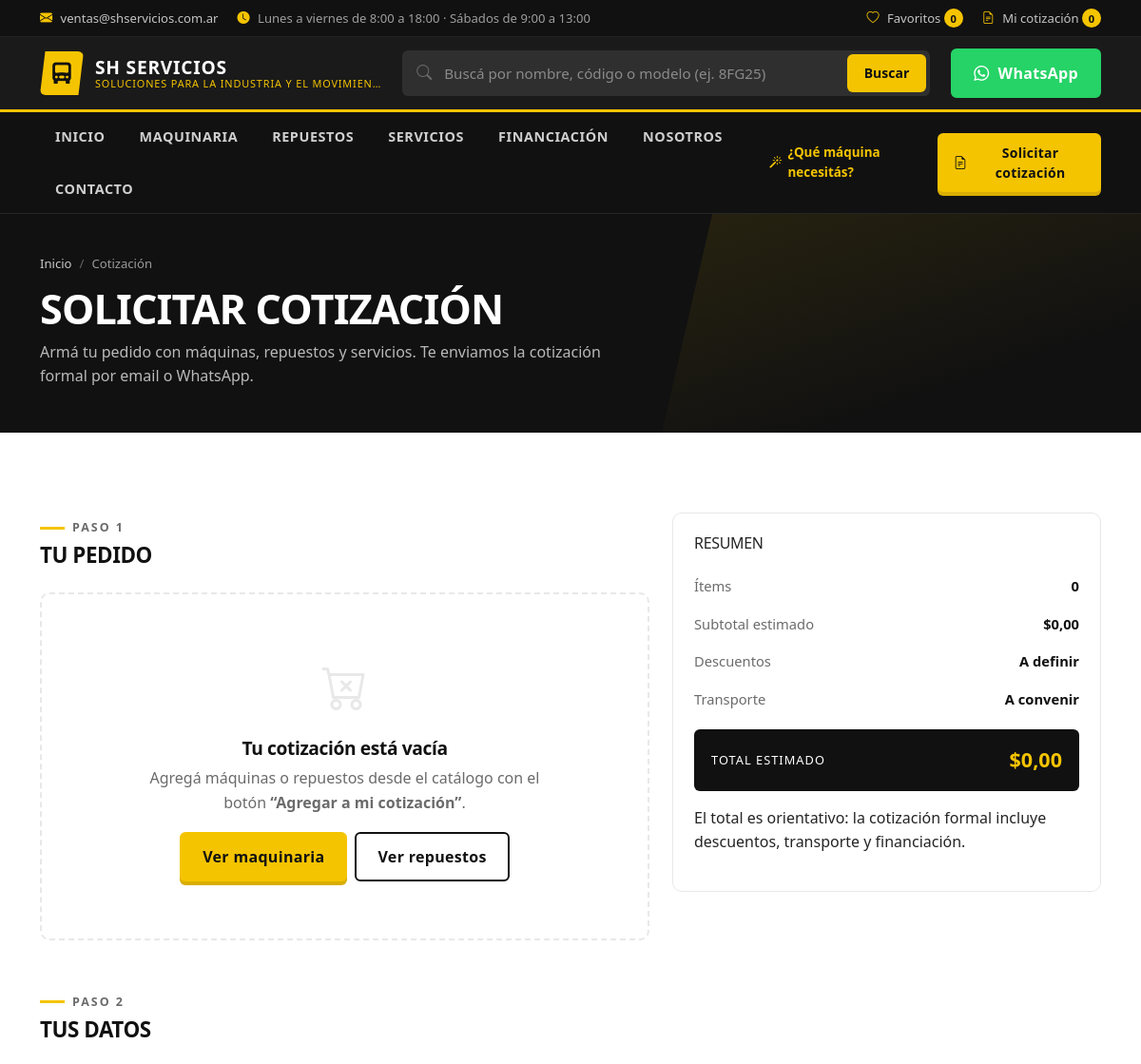
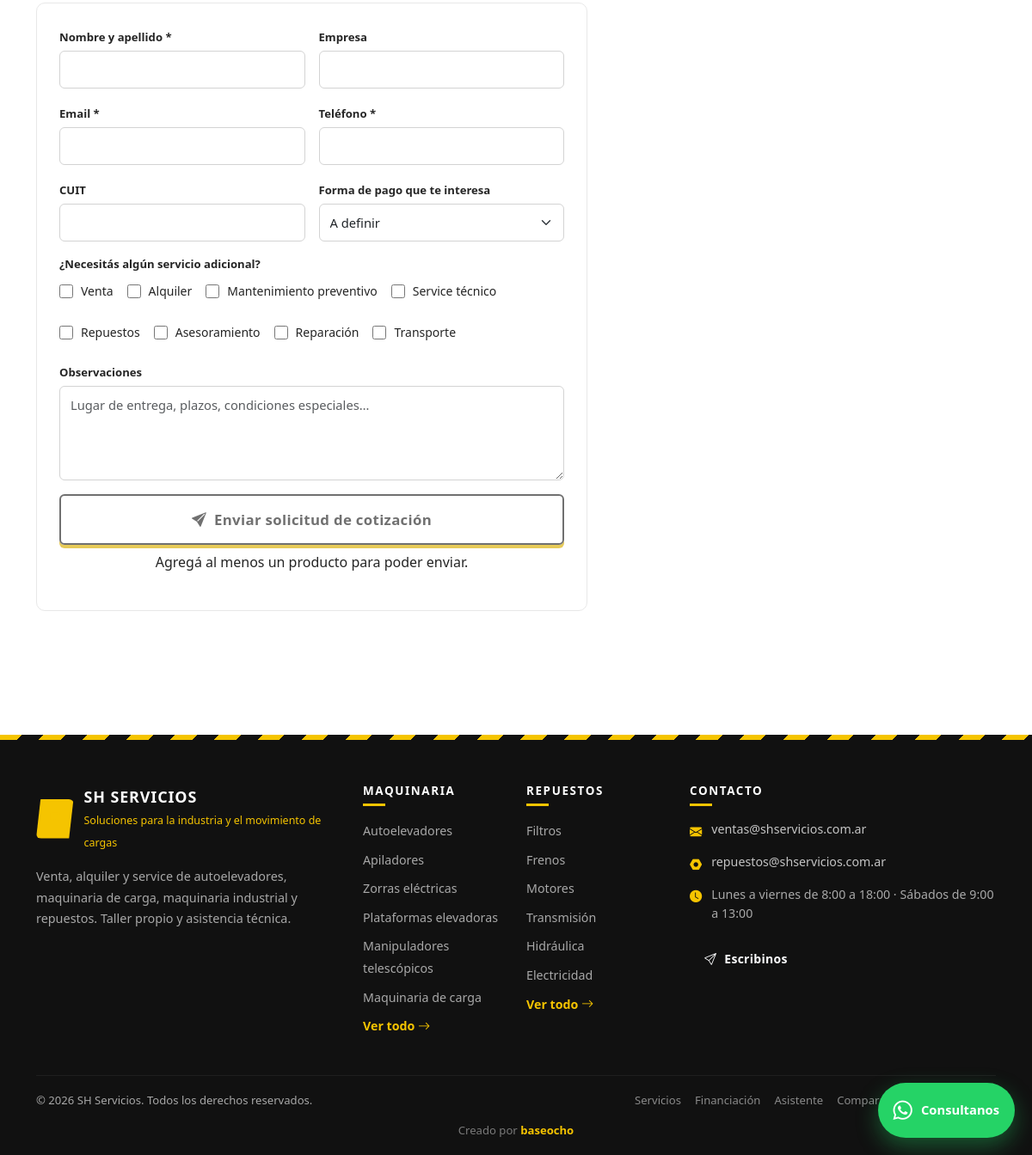
The page /cotizador on the database its author committed (2 pictures, top to bottom).
### tables this page shows
CREATE TABLE `services` (
  `id`                INT UNSIGNED NOT NULL AUTO_INCREMENT,
  `title`             VARCHAR(160) NOT NULL,
  `slug`              VARCHAR(180) NOT NULL,
  `icon`              VARCHAR(60)  DEFAULT NULL,
  `image`             VARCHAR(255) DEFAULT NULL,
  `short_description` VARCHAR(300) DEFAULT NULL,
  `description`       MEDIUMTEXT   DEFAULT NULL,
  `bullets`           TEXT         DEFAULT NULL COMMENT 'JSON array de características',
  `featured`          TINYINT(1)   NOT NULL DEFAULT 0,
  `sort_order`        SMALLINT     NOT NULL DEFAULT 0,
  `active`            TINYINT(1)   NOT NULL DEFAULT 1,
  `created_at`        DATETIME     NOT NULL DEFAULT CURRENT_TIMESTAMP,
  `updated_at`        DATETIME     NOT NULL DEFAULT CURRENT_TIMESTAMP ON UPDATE CURRENT_TIMESTAMP,
  PRIMARY KEY (`id`),
  UNIQUE KEY `uq_services_slug` (`slug`)
);

CREATE TABLE `categories` (
  `id`          INT UNSIGNED NOT NULL AUTO_INCREMENT,
  `parent_id`   INT UNSIGNED DEFAULT NULL,
  `type`        ENUM('machine','spare_part','service') NOT NULL DEFAULT 'machine',
  `name`        VARCHAR(120) NOT NULL,
  `slug`        VARCHAR(140) NOT NULL,
  `description` TEXT         DEFAULT NULL,
  `icon`        VARCHAR(60)  DEFAULT NULL,
  `image`       VARCHAR(255) DEFAULT NULL,
  `meta_title`       VARCHAR(180) DEFAULT NULL,
  `meta_description` VARCHAR(300) DEFAULT NULL,
  `sort_order`  SMALLINT     NOT NULL DEFAULT 0,
  `featured`    TINYINT(1)   NOT NULL DEFAULT 0,
  `active`      TINYINT(1)   NOT NULL DEFAULT 1,
  `created_at`  DATETIME     NOT NULL DEFAULT CURRENT_TIMESTAMP,
  `updated_at`  DATETIME     NOT NULL DEFAULT CURRENT_TIMESTAMP ON UPDATE CURRENT_TIMESTAMP,
  PRIMARY KEY (`id`),
  UNIQUE KEY `uq_categories_slug_type` (`slug`,`type`),
  KEY `ix_categories_parent` (`parent_id`),
  KEY `ix_categories_type_active` (`type`,`active`),
  CONSTRAINT `fk_categories_parent` FOREIGN KEY (`parent_id`) REFERENCES `categories` (`id`) ON DELETE SET NULL
);

### app/views/quotes/index.php (the view, shortened to what the rows shown need)
<section class="page-hero">
    <div class="container page-hero__inner">
        <nav class="breadcrumbs"><a href="<?= url() ?>">Inicio</a><span>Cotización</span></nav>
        <h1>Solicitar cotización</h1>
        <p>Armá tu pedido con máquinas, repuestos y servicios. Te enviamos la cotización formal por email o WhatsApp.</p>
    </div>
</section>
<section class="section">
    <div class="container">
        <div class="row g-4">
            <div class="col-lg-7">
                <div class="section-head mb-3">
                    <div>
                        <span class="eyebrow">Paso 1</span>
                        <h2 class="section-title" style="font-size:1.4rem">Tu pedido</h2>
                    </div>
                </div>
                <?php if (empty($items)): ?>
                    <div class="empty-state">
                        <i class="bi bi-cart-x"></i>
                        <h3>Tu cotización está vacía</h3>
                        <p>Agregá máquinas o repuestos desde el catálogo con el botón <strong>“Agregar a mi cotización”</strong>.</p>
                        <div class="d-flex flex-wrap gap-2 justify-content-center">
                            <a href="<?= url('maquinaria') ?>" class="btn btn-accent">Ver maquinaria</a>
                            <a href="<?= url('repuestos') ?>" class="btn btn-outline-accent">Ver repuestos</a>
                        </div>
                    </div>
                <?php endif; ?>
                <div class="section-head mt-5 mb-3">
                    <div>
                        <span class="eyebrow">Paso 2</span>
                        <h2 class="section-title" style="font-size:1.4rem">Tus datos</h2>
                    </div>
                </div>
                <div class="contact-card">
                    <form method="post" action="<?= url('cotizador') ?>" class="row g-3" novalidate>
                        <div class="col-md-6">
                            <label class="form-label" for="q-nombre">Nombre y apellido *</label>
                            <input type="text" class="form-control <?= isset($errors['nombre']) ? 'is-invalid' : '' ?>"
                                   id="q-nombre" name="nombre" required maxlength="160" value="<?= e(old('nombre')) ?>">
                        </div>
                        <div class="col-md-6">
                            <label class="form-label" for="q-empresa">Empresa</label>
                            <input type="text" class="form-control" id="q-empresa" name="empresa" maxlength="160" value="<?= e(old('empresa')) ?>">
                        </div>
                        <div class="col-md-6">
                            <label class="form-label" for="q-email">Email *</label>
                            <input type="email" class="form-control <?= isset($errors['email']) ? 'is-invalid' : '' ?>"
                                   id="q-email" name="email" required maxlength="160" value="<?= e(old('email')) ?>">
                        </div>
                        <div class="col-md-6">
                            <label class="form-label" for="q-telefono">Teléfono *</label>
                            <input type="tel" class="form-control <?= isset($errors['telefono']) ? 'is-invalid' : '' ?>"
                                   id="q-telefono" name="telefono" required maxlength="40" value="<?= e(old('telefono')) ?>">
                        </div>
                        <div class="col-md-6">
                            <label class="form-label" for="q-cuit">CUIT</label>
                            <input type="text" class="form-control" id="q-cuit" name="cuit" maxlength="40" value="<?= e(old('cuit')) ?>">
                        </div>
                        <?php if (!empty($options)): ?>
                            <div class="col-md-6">
                                <label class="form-label" for="q-financiacion">Forma de pago que te interesa</label>
                                <select class="form-select" id="q-financiacion" name="financiacion">
                                    <option value="">A definir</option>
                                </select>
                            </div>
                        <?php endif; ?>
                        <div class="col-12">
                            <label class="form-label d-block">¿Necesitás algún servicio adicional?</label>
                            <div class="d-flex flex-wrap gap-3">
                                <?php foreach (array_slice($services, 0, 8) as $service): ?>
                                    <label class="filter-check">
                                        <input type="checkbox" name="servicios[]" value="<?= e($service['title']) ?>">
                                        <?= e($service['title']) ?>
                                    </label>
                                <?php endforeach; ?>
                            </div>
                        </div>
                        <div class="col-12">
                            <label class="form-label" for="q-mensaje">Observaciones</label>
                            <textarea class="form-control" id="q-mensaje" name="mensaje" rows="4" maxlength="2000"
                                      placeholder="Lugar de entrega, plazos, condiciones especiales…"><?= e(old('mensaje')) ?></textarea>
                        </div>
                        <div class="col-12">
                            <button type="submit" class="btn btn-accent btn-lg w-100" <?= empty($items) ? 'disabled' : '' ?>>
                                <i class="bi bi-send-fill"></i> Enviar solicitud de cotización
                            </button>
                            <?php if (empty($items)): ?>
                                <p class="form-hint text-center mt-2">Agregá al menos un producto para poder enviar.</p>
                            <?php endif; ?>
                        </div>
                    </form>
                </div>
            </div>
            <div class="col-lg-5">
                <div class="summary-box">
                    <h2 class="h6 text-uppercase mb-3">Resumen</h2>
                    <div class="summary-row">
                        <span>Ítems</span>
                        <strong><?= count($items) ?></strong>
                    </div>
                    <div class="summary-row">
                        <span>Subtotal estimado</span>
                        <strong><?= e(money($totals['subtotal'])) ?></strong>
                    </div>
                    <div class="summary-row">
                        <span>Descuentos</span>
                        <strong>A definir</strong>
                    </div>
                    <div class="summary-row">
                        <span>Transporte</span>
                        <strong>A convenir</strong>
                    </div>
                    <div class="summary-total">
                        <span>Total estimado</span>
                        <strong><?= e(money($totals['total'])) ?></strong>
                    </div>
                    <p class="form-hint mt-3">
                        El total es orientativo: la cotización formal incluye descuentos, transporte y financiación.
                    </p>
                </div>
            </div>
        </div>
    </div>
</section>

### core/Router.php (shortened to what the rows shown need)
<?php
final class Router
{
    private array $routes = [
        'GET' => [], 'POST' => [], 'PUT' => [], 'PATCH' => [], 'DELETE' => [],
    ];
    private array $groupMiddleware = [];
    private string $groupPrefix = '';
    public function group(string $prefix, callable $callback, array $middleware = []): void
    {
        $previousPrefix     = $this->groupPrefix;
        $previousMiddleware = $this->groupMiddleware;
        $this->groupPrefix     = rtrim($previousPrefix . '/' . trim($prefix, '/'), '/');
        $this->groupMiddleware = array_merge($previousMiddleware, $middleware);
        $this->groupPrefix     = $previousPrefix;
        $this->groupMiddleware = $previousMiddleware;
    }
    private function add(string $method, string $uri, mixed $action, array $middleware): self
    {
        $uri = $this->groupPrefix . '/' . trim($uri, '/');
        $uri = '/' . trim($uri, '/');
        $uri = $uri === '//' ? '/' : $uri;
        $params = [];
        $regex  = preg_replace_callback(
            '/\{([a-zA-Z_][a-zA-Z0-9_]*)(:([^}]+))?\}/',
            static function (array $m) use (&$params): string {
                $params[] = $m[1];
                $rule     = $m[3] ?? '[^/]+';
                return '(' . $rule . ')';
            },
            $uri
        );
        $this->routes[$method][] = [
            'pattern'    => $uri,
            'regex'      => '#^' . $regex . '$#u',
            'params'     => $params,
            'action'     => $action,
            'middleware' => array_merge($this->groupMiddleware, $middleware),
            'name'       => null,
        ];
        return $this;
    }
    public function dispatch(string $method, string $uri): void
    {
        $method = strtoupper($method);
        foreach ($this->routes[$method] as $route) {
            if (!preg_match($route['regex'], $uri, $matches)) {
                continue;
            }
            array_shift($matches);
            $params = [];
            $this->runAction($route['action'], $params);
            return;
        }
    }
    private function runAction(mixed $action, array $params): void
    {
        [$controller, $methodName] = explode('@', $action, 2);
        $instance = new $class();
        $instance->{$methodName}(...array_values($params));
    }
}

### app/views/partials/footer.php (shortened to what the rows shown need)
<?php
$companyName = SettingService::companyName();
$footerMachines = (new Category())->featuredWithProducts('machine', 6);
$footerParts    = (new Category())->featuredWithProducts('spare_part', 6);
?>
<footer class="site-footer">
    <div class="site-footer__stripe" aria-hidden="true"></div>
    <div class="container">
        <div class="row g-4 site-footer__main">
            <div class="col-lg-4">
                <div class="footer-brand">
                    <span class="brand__mark" aria-hidden="true"><i class="bi bi-truck-front-fill"></i></span>
                    <div>
                        <strong><?= e($companyName) ?></strong>
                        <span><?= e(setting('company_slogan', '')) ?></span>
                    </div>
                </div>
                <p class="footer-about"><?= e(str_limit((string) setting('company_description', ''), 220)) ?></p>
            </div>
            <div class="col-6 col-lg-2">
                <h3 class="footer-title">Maquinaria</h3>
                <ul class="footer-list">
                    <?php foreach (array_slice($footerMachines, 0, 6) as $category): ?>
                        <li><a href="<?= e(url('maquinaria/' . $category['slug'])) ?>"><?= e($category['name']) ?></a></li>
                    <?php endforeach; ?>
                    <li><a href="<?= url('maquinaria') ?>" class="footer-list__all">Ver todo <i class="bi bi-arrow-right"></i></a></li>
                </ul>
            </div>
            <div class="col-6 col-lg-2">
                <h3 class="footer-title">Repuestos</h3>
                <ul class="footer-list">
                    <?php foreach (array_slice($footerParts, 0, 6) as $category): ?>
                        <li><a href="<?= e(url('repuestos/' . $category['slug'])) ?>"><?= e($category['name']) ?></a></li>
                    <?php endforeach; ?>
                    <li><a href="<?= url('repuestos') ?>" class="footer-list__all">Ver todo <i class="bi bi-arrow-right"></i></a></li>
                </ul>
            </div>
            <div class="col-lg-4">
                <h3 class="footer-title">Contacto</h3>
                <ul class="footer-contact">
                    <?php if (setting('contact_email')): ?>
                        <li>
                            <i class="bi bi-envelope-fill"></i>
                            <a href="mailto:<?= e(setting('contact_email')) ?>"><?= e(setting('contact_email')) ?></a>
                        </li>
                    <?php endif; ?>
                    <?php if (setting('contact_email_parts')): ?>
                        <li>
                            <i class="bi bi-nut-fill"></i>
                            <a href="mailto:<?= e(setting('contact_email_parts')) ?>"><?= e(setting('contact_email_parts')) ?></a>
                        </li>
                    <?php endif; ?>
                    <?php if (setting('contact_hours')): ?>
                        <li><i class="bi bi-clock-fill"></i> <span><?= nl2br(e(setting('contact_hours'))) ?></span></li>
                    <?php endif; ?>
                </ul>
                <a href="<?= url('contacto') ?>" class="btn btn-outline-light btn-sm mt-2">
                    <i class="bi bi-send"></i> Escribinos
                </a>
            </div>
        </div>
        <div class="site-footer__bottom">
            <p>&copy; <?= date('Y') ?> <?= e($companyName) ?>. Todos los derechos reservados.</p>
            <nav class="site-footer__links" aria-label="Enlaces secundarios">
                <a href="<?= url('servicios') ?>">Servicios</a>
                <a href="<?= url('financiacion') ?>">Financiación</a>
                <a href="<?= url('recomendador') ?>">Asistente</a>
                <a href="<?= url('comparar') ?>">Comparador</a>
                <a href="<?= admin_url('login') ?>" rel="nofollow">Acceso interno</a>
            </nav>
            <p class="site-footer__credit">
                Creado por <a href="https://baseocho.com/" target="_blank" rel="noopener">baseocho</a>
            </p>
        </div>
    </div>
</footer>

### rows shown on the page
services: title "Venta"
services: title "Alquiler"
services: title "Mantenimiento preventivo"
services: title "Service técnico"
services: title "Repuestos"
services: title "Asesoramiento"
services: title "Reparación"
services: title "Transporte"
categories: name "Autoelevadores"
categories: name "Apiladores"
categories: name "Zorras eléctricas"
categories: name "Plataformas elevadoras"
categories: name "Manipuladores telescópicos"
categories: name "Maquinaria de carga"
categories: name "Filtros"
categories: name "Frenos"
categories: name "Motores"
categories: name "Transmisión"
categories: name "Hidráulica"
categories: name "Electricidad"
